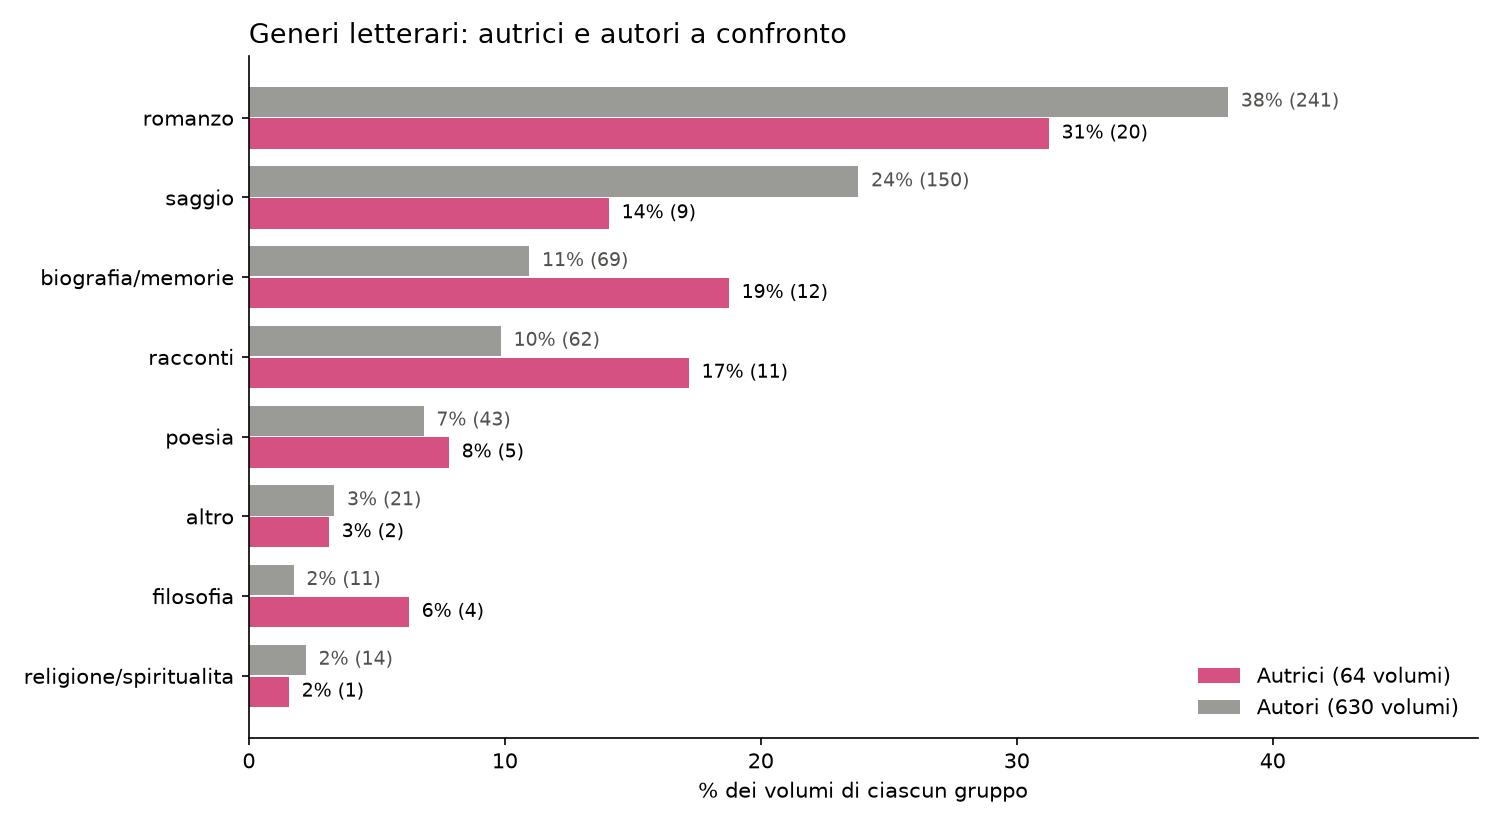

The Python source for this figure:
import json
from collections import Counter
from pathlib import Path

import matplotlib.pyplot as plt

ROSA, GRIGIO = "#d55181", "#9a9a96"
libri = json.loads(Path("dataset_completo.json").read_text(encoding="utf-8"))
F = [l for l in libri if l.get("genere_autore") == "F"]
M = [l for l in libri if l.get("genere_autore") == "M"]
cf = Counter(l["genere_letterario"] for l in F)
cm = Counter(l["genere_letterario"] for l in M)
generi = sorted(set(cf) | set(cm), key=lambda g: -(cf[g] + cm[g]))
generi = [g for g in generi if cf[g] + cm[g] >= 10]

y = range(len(generi))
fig, ax = plt.subplots(figsize=(10, 5.5))
ax.barh([i + 0.2 for i in y], [cf[g] / len(F) * 100 for g in generi], height=0.38, color=ROSA,
        label=f"Autrici ({len(F)} volumi)")
ax.barh([i - 0.2 for i in y], [cm[g] / len(M) * 100 for g in generi], height=0.38, color=GRIGIO,
        label=f"Autori ({len(M)} volumi)")
for i, g in enumerate(generi):
    ax.text(cf[g] / len(F) * 100 + 0.5, i + 0.2, f"{cf[g] / len(F) * 100:.0f}% ({cf[g]})", va="center", fontsize=9)
    ax.text(cm[g] / len(M) * 100 + 0.5, i - 0.2, f"{cm[g] / len(M) * 100:.0f}% ({cm[g]})", va="center", fontsize=9, color="#52514e")
ax.set_yticks(list(y)); ax.set_yticklabels(generi); ax.invert_yaxis()
ax.set_xlabel("% dei volumi di ciascun gruppo")
ax.set_xlim(0, 48)
ax.set_title("Generi letterari: autrici e autori a confronto", loc="left", fontsize=13)
ax.legend(frameon=False, loc="lower right")
for lato in ("top", "right"):
    ax.spines[lato].set_visible(False)
fig.tight_layout()
fig.savefig("generi_donne.png", dpi=150, facecolor="white")
print("Salvato: generi_donne.png")
